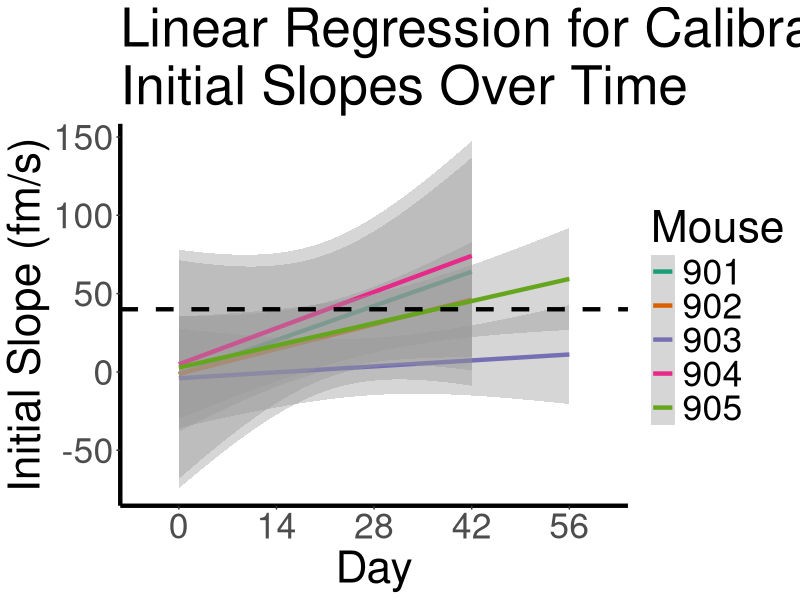

Recreate this plot in R.
library(ggplot2)
library(RColorBrewer)

setwd('path/to/data')

initial_slopes <- read.csv('flower_calibrated_initial_slopes.csv')
colnames(initial_slopes)[1] <- 'mouse'
initial_slopes$mouse <- factor(initial_slopes$mouse)
initial_slopes$day <- factor(initial_slopes$day)

svg('Figure_S8.svg', width=12, height=12)
ggplot(initial_slopes, aes(x=day, y=initial_slopes, group=mouse, colour=mouse)) +
  geom_smooth(method='lm', aes(color=mouse), se=TRUE, size=1.5) +
  geom_hline(yintercept=40, linetype='dashed', size=1.5) +
  theme(panel.grid.major=element_blank(),
        panel.grid.minor=element_blank(),
        panel.background=element_blank(),
        axis.line=element_line(colour='black', size=1.5),
        text=element_text(size=32)) +
  labs(title='Linear Regression for Calibrated \nInitial Slopes Over Time',
       x='Day',
       y='Initial Slope (fm/s)',
       colour='Mouse') +
  scale_color_manual(values=brewer.pal(5, 'Dark2'))
dev.off()
